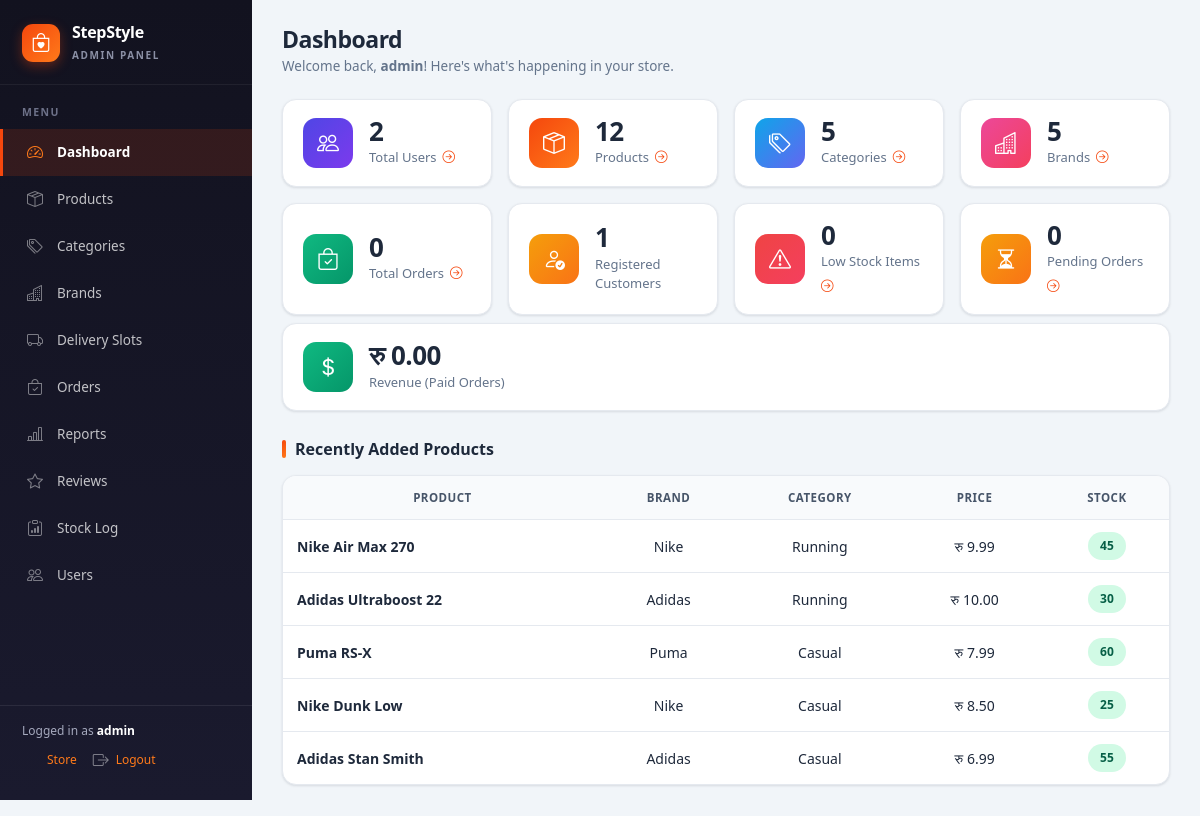
/admin/dashboard.php (signed in), run on an earlier commit of the app's database.
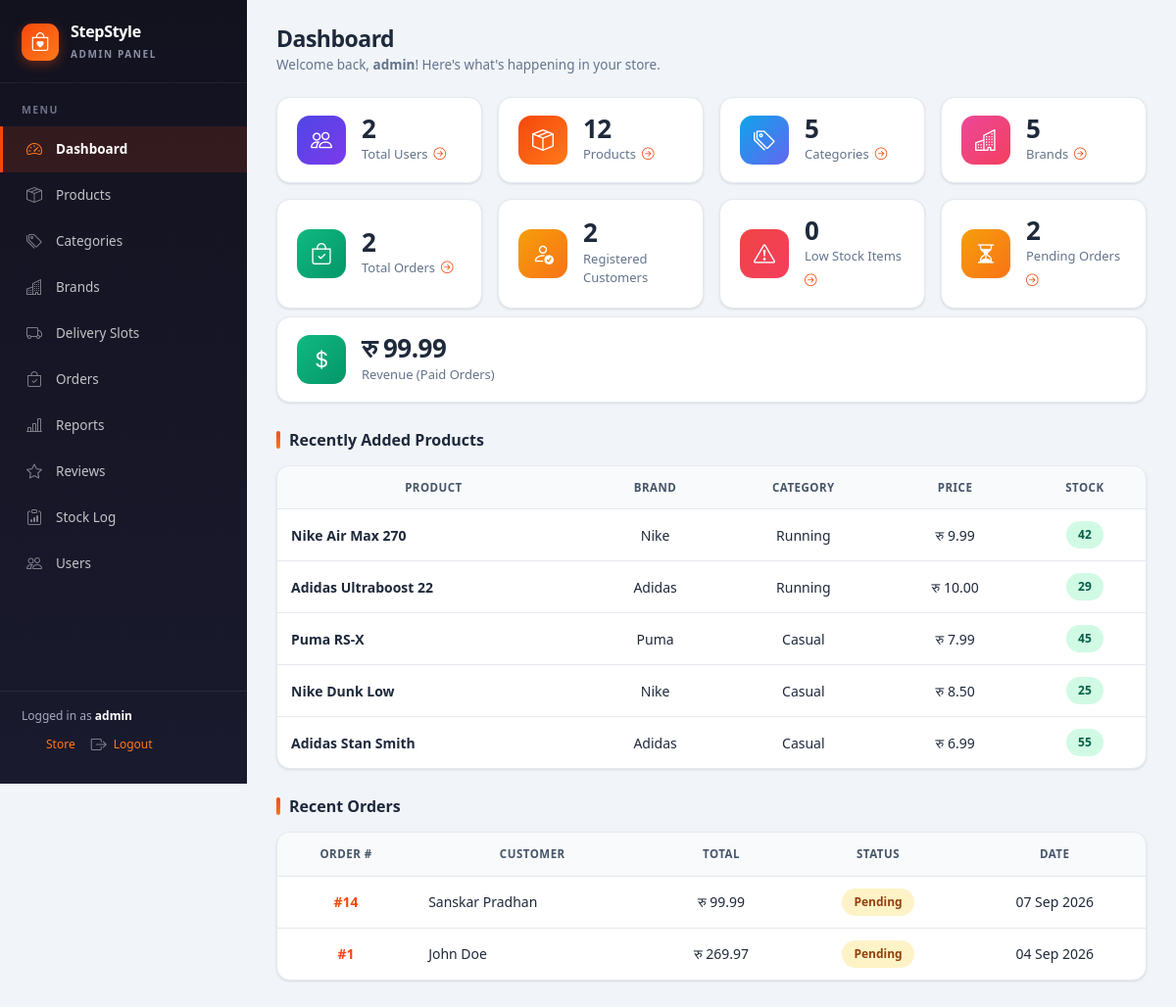
And on a later commit of the database.
### tables this page shows
CREATE TABLE IF NOT EXISTS products (
    id INT UNSIGNED AUTO_INCREMENT PRIMARY KEY,
    product_name VARCHAR(255) NOT NULL,
    description TEXT,
    price DECIMAL(10,2) NOT NULL,
    discount_price DECIMAL(10,2) DEFAULT NULL,
    stock INT NOT NULL DEFAULT 0,
    size VARCHAR(50) DEFAULT NULL,
    color VARCHAR(50) DEFAULT NULL,
    image VARCHAR(500) DEFAULT NULL,
    category_id INT UNSIGNED,
    brand_id INT UNSIGNED,
    created_at DATETIME DEFAULT CURRENT_TIMESTAMP,
    updated_at DATETIME DEFAULT CURRENT_TIMESTAMP ON UPDATE CURRENT_TIMESTAMP,
    FOREIGN KEY (category_id) REFERENCES categories(id) ON DELETE SET NULL,
    FOREIGN KEY (brand_id) REFERENCES brands(id) ON DELETE SET NULL
);

CREATE TABLE IF NOT EXISTS brands (
    id INT UNSIGNED AUTO_INCREMENT PRIMARY KEY,
    name VARCHAR(100) NOT NULL UNIQUE,
    icon VARCHAR(50) DEFAULT NULL,
    description TEXT,
    created_at TIMESTAMP DEFAULT CURRENT_TIMESTAMP
);

CREATE TABLE IF NOT EXISTS categories (
    id INT UNSIGNED AUTO_INCREMENT PRIMARY KEY,
    name VARCHAR(100) NOT NULL UNIQUE,
    icon VARCHAR(50) DEFAULT NULL,
    description TEXT,
    created_at TIMESTAMP DEFAULT CURRENT_TIMESTAMP
);

CREATE TABLE IF NOT EXISTS orders (
    id INT UNSIGNED AUTO_INCREMENT PRIMARY KEY,
    customer_id INT UNSIGNED DEFAULT NULL,
    customer_name VARCHAR(100) NOT NULL,
    customer_email VARCHAR(150) NOT NULL,
    customer_phone VARCHAR(20) DEFAULT NULL,
    customer_address TEXT NOT NULL,
    total_amount DECIMAL(10,2) NOT NULL,
    payment_method ENUM('cod','esewa','khalti') DEFAULT 'cod',
    payment_status ENUM('pending','completed','failed') DEFAULT 'pending',
    transaction_id VARCHAR(100) DEFAULT NULL,
    status ENUM('pending','processing','shipped','delivered','cancelled') DEFAULT 'pending',
    delivery_slot VARCHAR(100) DEFAULT NULL,
    created_at TIMESTAMP DEFAULT CURRENT_TIMESTAMP,
    FOREIGN KEY (customer_id) REFERENCES customers(id) ON DELETE SET NULL
);

### admin/dashboard.php (the view, shortened to what this page needs)
<?php
$current_page = 'dashboard';
require_once 'includes/header.php';
$total_users    = mysqli_fetch_assoc(mysqli_query($conn, "SELECT COUNT(*) AS c FROM users"))['c'];
$total_products = mysqli_fetch_assoc(mysqli_query($conn, "SELECT COUNT(*) AS c FROM products"))['c'];
$total_categories = mysqli_fetch_assoc(mysqli_query($conn, "SELECT COUNT(*) AS c FROM categories"))['c'];
$total_brands   = mysqli_fetch_assoc(mysqli_query($conn, "SELECT COUNT(*) AS c FROM brands"))['c'];
$total_orders   = mysqli_fetch_assoc(mysqli_query($conn, "SELECT COUNT(*) AS c FROM orders"))['c'];
$total_customers= mysqli_fetch_assoc(mysqli_query($conn, "SELECT COUNT(*) AS c FROM customers"))['c'];
$low_stock      = mysqli_fetch_assoc(mysqli_query($conn, "SELECT COUNT(*) AS c FROM products WHERE stock < 10"))['c'];
$pending_orders = mysqli_fetch_assoc(mysqli_query($conn, "SELECT COUNT(*) AS c FROM orders WHERE status='pending'"))['c'];
$total_revenue  = mysqli_fetch_assoc(mysqli_query($conn, "SELECT IFNULL(SUM(total_amount),0) AS r FROM orders WHERE payment_status='completed'"))['r'];
$recent = mysqli_query($conn,
    "SELECT p.product_name, p.price, p.stock, c.name AS category, b.name AS brand
     FROM products p
     LEFT JOIN categories c ON p.category_id = c.id
     LEFT JOIN brands b ON p.brand_id = b.id
     ORDER BY p.created_at DESC
     LIMIT 5"
);
$recent_orders = mysqli_query($conn,
    "SELECT o.id, o.customer_name, o.total_amount, o.status, o.created_at
     FROM orders o
     ORDER BY o.created_at DESC
     LIMIT 5"
);
?>
<div class="page-header">
    <div>
        <h2>Dashboard</h2>
        <p class="page-sub">Welcome back, <strong><?= htmlspecialchars($_SESSION['username']) ?></strong>! Here's what's happening in your store.</p>
    </div>
</div>
<div class="stat-grid">
    <?php if ($_SESSION['role'] === 'admin'): ?>
        <div class="stat-card">
            <div class="stat-icon icon-indigo"><i class="bi bi-people"></i></div>
            <div>
                <div class="stat-value"><?= $total_users ?></div>
                <div class="stat-label">Total Users <a href="users.php"><i class="bi bi-arrow-right-circle"></i></a></div>
            </div>
        </div>
    <?php endif; ?>
    <div class="stat-card">
        <div class="stat-icon icon-orange"><i class="bi bi-box-seam"></i></div>
        <div>
            <div class="stat-value"><?= $total_products ?></div>
            <div class="stat-label">Products <a href="products.php"><i class="bi bi-arrow-right-circle"></i></a></div>
        </div>
    </div>
    <div class="stat-card">
        <div class="stat-icon icon-sky"><i class="bi bi-tags"></i></div>
        <div>
            <div class="stat-value"><?= $total_categories ?></div>
            <div class="stat-label">Categories <a href="categories.php"><i class="bi bi-arrow-right-circle"></i></a></div>
        </div>
    </div>
    <div class="stat-card">
        <div class="stat-icon icon-pink"><i class="bi bi-buildings"></i></div>
        <div>
            <div class="stat-value"><?= $total_brands ?></div>
            <div class="stat-label">Brands <a href="brands.php"><i class="bi bi-arrow-right-circle"></i></a></div>
        </div>
    </div>
    <div class="stat-card">
        <div class="stat-icon icon-green"><i class="bi bi-bag-check"></i></div>
        <div>
            <div class="stat-value"><?= $total_orders ?></div>
            <div class="stat-label">Total Orders <a href="orders.php"><i class="bi bi-arrow-right-circle"></i></a></div>
        </div>
    </div>
    <div class="stat-card">
        <div class="stat-icon icon-amber"><i class="bi bi-person-check"></i></div>
        <div>
            <div class="stat-value"><?= $total_customers ?></div>
            <div class="stat-label">Registered Customers</div>
        </div>
    </div>
    <div class="stat-card">
        <div class="stat-icon icon-danger"><i class="bi bi-exclamation-triangle"></i></div>
        <div>
            <div class="stat-value"><?= $low_stock ?></div>
            <div class="stat-label">Low Stock Items <a href="stock_log.php"><i class="bi bi-arrow-right-circle"></i></a></div>
        </div>
    </div>
    <div class="stat-card">
        <div class="stat-icon icon-warning"><i class="bi bi-hourglass-split"></i></div>
        <div>
            <div class="stat-value"><?= $pending_orders ?></div>
            <div class="stat-label">Pending Orders <a href="orders.php"><i class="bi bi-arrow-right-circle"></i></a></div>
        </div>
    </div>
</div>
<div class="stat-grid">
    <div class="stat-card">
        <div class="stat-icon icon-green"><i class="bi bi-currency-dollar"></i></div>
        <div>
            <div class="stat-value">रु <?= number_format($total_revenue, 2) ?></div>
            <div class="stat-label">Revenue (Paid Orders)</div>
        </div>
    </div>
</div>
<h3 class="section-title">Recently Added Products</h3>
<table class="table">
    <tr>
        <th>Product</th>
        <th>Brand</th>
        <th>Category</th>
        <th>Price</th>
        <th>Stock</th>
    </tr>
    <?php while ($row = mysqli_fetch_assoc($recent)): ?>
    <tr>
        <td><strong><?= htmlspecialchars($row['product_name']) ?></strong></td>
        <td class="center"><?= htmlspecialchars($row['brand'] ?? 'N/A') ?></td>
        <td class="center"><?= htmlspecialchars($row['category'] ?? 'Uncategorized') ?></td>
        <td class="center">रु <?= number_format($row['price'], 2) ?></td>
        <td class="center">
            <?php if ($row['stock'] < 10): ?>
                <span class="badge badge-danger"><?= $row['stock'] ?> &middot; Low</span>
            <?php else: ?>
                <span class="badge badge-success"><?= $row['stock'] ?></span>
            <?php endif; ?>
        </td>
    </tr>
    <?php endwhile; ?>
</table>
<?php if ($recent_orders && mysqli_num_rows($recent_orders) > 0): ?>
<h3 class="section-title">Recent Orders</h3>
<table class="table">
    <tr>
        <th>Order #</th>
        <th>Customer</th>
        <th>Total</th>
        <th>Status</th>
        <th>Date</th>
    </tr>
    <?php while ($o = mysqli_fetch_assoc($recent_orders)): ?>
    <tr>
        <td class="center"><a href="orders.php?view=<?= $o['id'] ?>"><strong>#<?= $o['id'] ?></strong></a></td>
        <td><?= htmlspecialchars($o['customer_name']) ?></td>
        <td class="center">रु <?= number_format($o['total_amount'], 2) ?></td>
        <td class="center">
            <?php
            $status_badge = [
                'pending'    => 'badge-warning',
                'processing' => 'badge-info',
                'shipped'    => 'badge-primary',
                'delivered'  => 'badge-success',
                'cancelled'  => 'badge-danger',
            ];
            ?>
            <span class="badge <?= $status_badge[$o['status']] ?? 'badge-secondary' ?>"><?= ucfirst($o['status']) ?></span>
        </td>
        <td class="center"><?= date('d M Y', strtotime($o['created_at'])) ?></td>
    </tr>
    <?php endwhile; ?>
</table>
<?php endif; ?>
<?php require_once 'includes/footer.php'; ?>

### admin/includes/header.php (shortened to what this page needs)
<?php
$nav_items = [
    'dashboard'      => ['Dashboard', 'bi-speedometer2'],
    'products'       => ['Products', 'bi-box-seam'],
    'categories'     => ['Categories', 'bi-tags'],
    'brands'         => ['Brands', 'bi-buildings'],
    'delivery_slots' => ['Delivery Slots', 'bi-truck'],
    'orders'         => ['Orders', 'bi-bag-check'],
    'reports'        => ['Reports', 'bi-bar-chart-line'],
    'reviews'        => ['Reviews', 'bi-star'],
    'stock_log'      => ['Stock Log', 'bi-clipboard-data'],
];
if (isset($_SESSION['role']) && $_SESSION['role'] === 'admin') {
    $nav_items['users'] = ['Users', 'bi-people'];
}
?>
<!DOCTYPE html>
<html lang="en">
<head>
    <link rel="stylesheet" href="https://cdn.jsdelivr.net/npm/bootstrap-icons@1.11.3/font/bootstrap-icons.min.css">
    <link rel="stylesheet" href="https://cdnjs.cloudflare.com/ajax/libs/font-awesome/6.7.2/css/all.min.css">
    <link rel="stylesheet" href="../assets/css/admin.css">
</head>
<body>
<div class="admin-wrap">
    <div class="sidebar">
        <div class="side-brand">
            <span class="brand-icon"><i class="bi bi-bag-heart"></i></span>
            <span>
                <span class="brand-title">StepStyle</span><br>
                <span class="brand-sub">Admin Panel</span>
            </span>
        </div>
        <div class="side-label">Menu</div>
        <?php foreach ($nav_items as $key => $item): ?>
            <a href="<?= $key ?>.php" class="<?= $current_page === $key ? 'active' : '' ?>">
                <i class="bi <?= $item[1] ?>"></i><?= $item[0] ?>
            </a>
        <?php endforeach; ?>
        <div class="side-user">
            Logged in as <strong><?= htmlspecialchars($_SESSION['username']) ?></strong><br>
            <span class="user-actions">
                <a href="../frontend/index.php"><i class="bi bi-store"></i> Store</a>
                <a href="../frontend/logout.php"><i class="bi bi-box-arrow-right"></i> Logout</a>
            </span>
        </div>
    </div>
    <div class="admin-main">

### admin/includes/footer.php (shortened to what this page needs)
</div>
</div>
</body>
</html>

What changed in the data, as far as the page shows it:
changed products "Nike Air Max 270": stock "45" → "42"
changed products "Adidas Ultraboost 22": stock "30" → "29"
changed products "Puma RS-X": stock "60" → "45"
added orders: id "14", customer_name "Sanskar Pradhan", total_amount "99.99", status "Pending", created_at "07 Sep 2026"
added orders: id "1", customer_name "John Doe", total_amount "269.97", status "Pending", created_at "04 Sep 2026"
Also different on the page:
$total_orders: "0" → "2"
$total_customers: "1" → "2"
$pending_orders: "0" → "2"
$total_revenue: "0.00" → "99.99"
text now shown: "Recent Orders ORDER # CUSTOMER TOTAL STATUS DATE"
